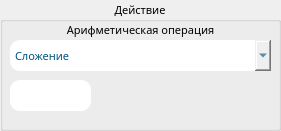
   <widget class="QGroupBox" name="groupBox_2">
    <property name="geometry">
     <rect>
      <x>330</x>
      <y>10</y>
      <width>281</width>
      <height>131</height>
     </rect>
    </property>
    <property name="font">
     <font>
      <family>Google Sans</family>
      <pointsize>8</pointsize>
      <weight>50</weight>
      <italic>false</italic>
      <bold>false</bold>
     </font>
    </property>
    <property name="styleSheet">
     <string notr="true">font: 8pt &quot;Google Sans&quot;;</string>
    </property>
    <property name="title">
     <string>Действие</string>
    </property>
    <property name="alignment">
     <set>Qt::AlignCenter</set>
    </property>
    <property name="flat">
     <bool>true</bool>
    </property>
    <widget class="QComboBox" name="comboBox">
     <property name="geometry">
      <rect>
       <x>10</x>
       <y>40</y>
       <width>261</width>
       <height>31</height>
      </rect>
     </property>
     <property name="font">
      <font>
       <family>Google Sans</family>
       <pointsize>8</pointsize>
       <weight>50</weight>
       <italic>false</italic>
       <bold>false</bold>
      </font>
     </property>
     <property name="styleSheet">
      <string notr="true">color: rgb(0, 85, 127);
border-width: 2px;
font: 8pt &quot;Google Sans&quot;;
    border-radius: 10px;
    border-color: beige;</string>
     </property>
     <item>
      <property name="text">
       <string>Сложение</string>
      </property>
     </item>
     <item>
      <property name="text">
       <string>Вычитание</string>
      </property>
     </item>
     <item>
      <property name="text">
       <string>Умножение</string>
      </property>
     </item>
     <item>
      <property name="text">
       <string>Деление</string>
      </property>
     </item>
     <item>
      <property name="text">
       <string>Умножить на...</string>
      </property>
     </item>
     <item>
      <property name="text">
       <string>Возведение в ... степень</string>
      </property>
     </item>
    </widget>
    <widget class="QLabel" name="label_5">
     <property name="geometry">
      <rect>
       <x>10</x>
       <y>20</y>
       <width>261</width>
       <height>20</height>
      </rect>
     </property>
     <property name="font">
      <font>
       <family>Google Sans</family>
       <pointsize>8</pointsize>
       <weight>50</weight>
       <italic>false</italic>
       <bold>false</bold>
      </font>
     </property>
     <property name="text">
      <string>Арифметическая операция</string>
     </property>
     <property name="alignment">
      <set>Qt::AlignCenter</set>
     </property>
    </widget>
    <widget class="QLineEdit" name="lineEdit_4">
     <property name="geometry">
      <rect>
       <x>10</x>
       <y>80</y>
       <width>81</width>
       <height>31</height>
      </rect>
     </property>
     <property name="font">
      <font>
       <family>Google Sans</family>
       <pointsize>8</pointsize>
       <weight>50</weight>
       <italic>false</italic>
       <bold>false</bold>
      </font>
     </property>
     <property name="styleSheet">
      <string notr="true">color: rgb(0, 85, 127);
border-width: 2px;
font: 8pt &quot;Google Sans&quot;;
    border-radius: 10px;
    border-color: beige;</string>
     </property>
     <property name="text">
      <string/>
     </property>
     <property name="maxLength">
      <number>5</number>
     </property>
    </widget>
   </widget>
